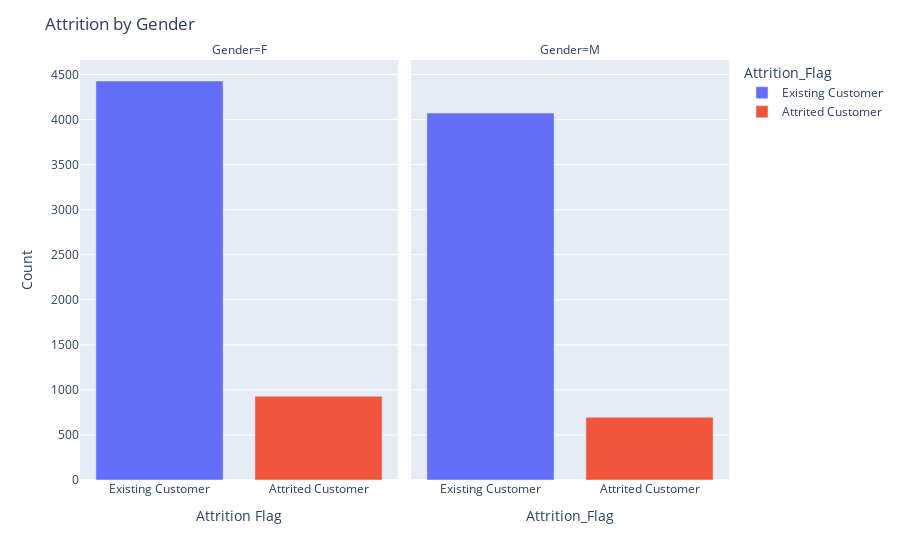

Here is the notebook cell this chart was saved with:
### Code cell
import plotly.express as px
fig = px.bar(n, x='Attrition_Flag', y='Count', color='Attrition_Flag', facet_col='Gender',
            category_orders={'Attrition_Flag': ['Existing Customer', 'Attrited Customer']})
fig.update_layout(title_text='Attrition by Gender',
                  xaxis_title='Attrition Flag',
                  yaxis_title='Count')

annotation_text = "Female Attrition Rate: 17.36%<br>"
annotation_text += "Male Attrition Rate: 14.6%<br><br>"
annotation_text += "Overall 2.76% difference"

fig.show()

### Figure 1 — Plotly figure (JSON) as saved in the notebook; plotly's stock layout.template omitted (floating-point values rounded to 4 significant figures)
{"data": [{"alignmentgroup": "True", "hovertemplate": "Attrition_Flag=%{x}<br>Gender=F<br>Count=%{y}<extra></extra>", "legendgroup": "Existing Customer", "marker": {"color": "#636efa", "pattern": {"shape": ""}}, "name": "Existing Customer", "offsetgroup": "Existing Customer", "orientation": "v", "showlegend": true, "textposition": "auto", "type": "bar", "x": ["Existing Customer"], "xaxis": "x", "y": [4428], "yaxis": "y"}, {"alignmentgroup": "True", "hovertemplate": "Attrition_Flag=%{x}<br>Gender=M<br>Count=%{y}<extra></extra>", "legendgroup": "Existing Customer", "marker": {"color": "#636efa", "pattern": {"shape": ""}}, "name": "Existing Customer", "offsetgroup": "Existing Customer", "orientation": "v", "showlegend": false, "textposition": "auto", "type": "bar", "x": ["Existing Customer"], "xaxis": "x2", "y": [4072], "yaxis": "y2"}, {"alignmentgroup": "True", "hovertemplate": "Attrition_Flag=%{x}<br>Gender=F<br>Count=%{y}<extra></extra>", "legendgroup": "Attrited Customer", "marker": {"color": "#EF553B", "pattern": {"shape": ""}}, "name": "Attrited Customer", "offsetgroup": "Attrited Customer", "orientation": "v", "showlegend": true, "textposition": "auto", "type": "bar", "x": ["Attrited Customer"], "xaxis": "x", "y": [930], "yaxis": "y"}, {"alignmentgroup": "True", "hovertemplate": "Attrition_Flag=%{x}<br>Gender=M<br>Count=%{y}<extra></extra>", "legendgroup": "Attrited Customer", "marker": {"color": "#EF553B", "pattern": {"shape": ""}}, "name": "Attrited Customer", "offsetgroup": "Attrited Customer", "orientation": "v", "showlegend": false, "textposition": "auto", "type": "bar", "x": ["Attrited Customer"], "xaxis": "x2", "y": [697], "yaxis": "y2"}], "layout": {"annotations": [{"font": {}, "showarrow": false, "text": "Gender=F", "x": 0.245, "xanchor": "center", "xref": "paper", "y": 1, "yanchor": "bottom", "yref": "paper"}, {"font": {}, "showarrow": false, "text": "Gender=M", "x": 0.755, "xanchor": "center", "xref": "paper", "y": 1, "yanchor": "bottom", "yref": "paper"}], "autosize": true, "barmode": "relative", "legend": {"title": {"text": "Attrition_Flag"}, "tracegroupgap": 0}, "margin": {"t": 60}, "title": {"text": "Attrition by Gender"}, "xaxis": {"anchor": "y", "autorange": true, "categoryarray": ["Existing Customer", "Attrited Customer"], "categoryorder": "array", "domain": [0, 0.49], "range": [-0.5, 1.5], "title": {"text": "Attrition Flag"}, "type": "category"}, "xaxis2": {"anchor": "y2", "autorange": true, "categoryarray": ["Existing Customer", "Attrited Customer"], "categoryorder": "array", "domain": [0.51, 1], "matches": "x", "range": [-0.5, 1.5], "title": {"text": "Attrition_Flag"}, "type": "category"}, "yaxis": {"anchor": "x", "autorange": true, "domain": [0, 1], "range": [0, 4661.0], "title": {"text": "Count"}, "type": "linear"}, "yaxis2": {"anchor": "x2", "autorange": true, "domain": [0, 1], "matches": "y", "range": [0, 4661.0], "showticklabels": false, "type": "linear"}}}
